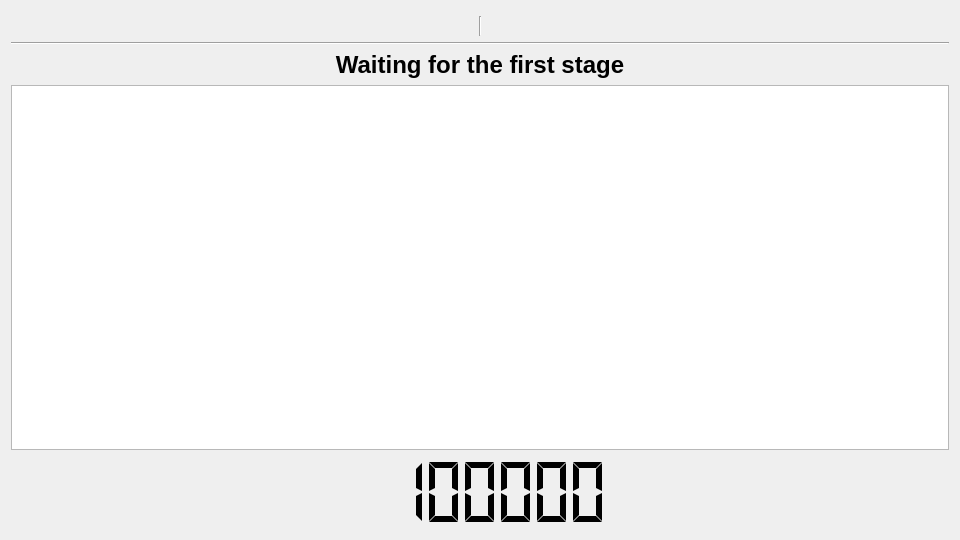
<?xml version="1.0" encoding="UTF-8"?>
<ui version="4.0">
 <class>ClockWindow</class>
 <widget class="QMainWindow" name="ClockWindow">
  <property name="geometry">
   <rect>
    <x>0</x>
    <y>0</y>
    <width>960</width>
    <height>540</height>
   </rect>
  </property>
  <property name="minimumSize">
   <size>
    <width>720</width>
    <height>405</height>
   </size>
  </property>
  <property name="windowTitle">
   <string>Fightclub Department Clock Window</string>
  </property>
  <property name="locale">
   <locale language="English" country="UnitedStates"/>
  </property>
  <widget class="QWidget" name="centralWidget">
   <layout class="QVBoxLayout" name="verticalLayout">
    <item>
     <spacer name="verticalSpacer">
      <property name="orientation">
       <enum>Qt::Vertical</enum>
      </property>
      <property name="sizeType">
       <enum>QSizePolicy::Fixed</enum>
      </property>
      <property name="sizeHint" stdset="0">
       <size>
        <width>20</width>
        <height>5</height>
       </size>
      </property>
     </spacer>
    </item>
    <item>
     <layout class="QHBoxLayout" name="horizontalLayout">
      <item>
       <widget class="QLabel" name="problabel">
        <property name="font">
         <font>
          <pointsize>13</pointsize>
         </font>
        </property>
        <property name="text">
         <string>&lt;empty&gt;</string>
        </property>
        <property name="textFormat">
         <enum>Qt::PlainText</enum>
        </property>
        <property name="alignment">
         <set>Qt::AlignBottom|Qt::AlignLeading|Qt::AlignLeft</set>
        </property>
        <property name="wordWrap">
         <bool>true</bool>
        </property>
       </widget>
      </item>
      <item>
       <widget class="Line" name="line_2">
        <property name="sizePolicy">
         <sizepolicy hsizetype="Fixed" vsizetype="Preferred">
          <horstretch>0</horstretch>
          <verstretch>0</verstretch>
         </sizepolicy>
        </property>
        <property name="orientation">
         <enum>Qt::Vertical</enum>
        </property>
       </widget>
      </item>
      <item>
       <widget class="QLabel" name="perflabel">
        <property name="font">
         <font>
          <pointsize>13</pointsize>
         </font>
        </property>
        <property name="frameShape">
         <enum>QFrame::NoFrame</enum>
        </property>
        <property name="text">
         <string>&lt;empty&gt;</string>
        </property>
        <property name="textFormat">
         <enum>Qt::PlainText</enum>
        </property>
        <property name="alignment">
         <set>Qt::AlignBottom|Qt::AlignRight|Qt::AlignTrailing</set>
        </property>
        <property name="wordWrap">
         <bool>true</bool>
        </property>
       </widget>
      </item>
     </layout>
    </item>
    <item>
     <widget class="Line" name="line">
      <property name="orientation">
       <enum>Qt::Horizontal</enum>
      </property>
     </widget>
    </item>
    <item>
     <widget class="QLabel" name="phaselabel">
      <property name="sizePolicy">
       <sizepolicy hsizetype="Minimum" vsizetype="Preferred">
        <horstretch>0</horstretch>
        <verstretch>0</verstretch>
       </sizepolicy>
      </property>
      <property name="font">
       <font>
        <pointsize>18</pointsize>
        <weight>75</weight>
        <bold>true</bold>
       </font>
      </property>
      <property name="text">
       <string>Waiting for the first stage</string>
      </property>
      <property name="textFormat">
       <enum>Qt::PlainText</enum>
      </property>
      <property name="alignment">
       <set>Qt::AlignCenter</set>
      </property>
      <property name="wordWrap">
       <bool>true</bool>
      </property>
     </widget>
    </item>
    <item>
     <widget class="ThemeClockWidget" name="clockwidget">
      <property name="sizePolicy">
       <sizepolicy hsizetype="Expanding" vsizetype="Expanding">
        <horstretch>0</horstretch>
        <verstretch>5</verstretch>
       </sizepolicy>
      </property>
      <property name="renderHints">
       <set>QPainter::Antialiasing|QPainter::SmoothPixmapTransform|QPainter::TextAntialiasing</set>
      </property>
     </widget>
    </item>
    <item>
     <widget class="QLCDNumber" name="lcdtimedisplay">
      <property name="sizePolicy">
       <sizepolicy hsizetype="Minimum" vsizetype="Minimum">
        <horstretch>1</horstretch>
        <verstretch>1</verstretch>
       </sizepolicy>
      </property>
      <property name="frameShape">
       <enum>QFrame::NoFrame</enum>
      </property>
      <property name="digitCount">
       <number>7</number>
      </property>
      <property name="segmentStyle">
       <enum>QLCDNumber::Flat</enum>
      </property>
      <property name="intValue" stdset="0">
       <number>8888888</number>
      </property>
     </widget>
    </item>
   </layout>
  </widget>
 </widget>
 <layoutdefault spacing="6" margin="11"/>
 <customwidgets>
  <customwidget>
   <class>ThemeClockWidget</class>
   <extends>QGraphicsView</extends>
   <header>themeclockwidget.h</header>
  </customwidget>
 </customwidgets>
 <resources>
  <include location="resources.qrc"/>
 </resources>
 <connections/>
</ui>
